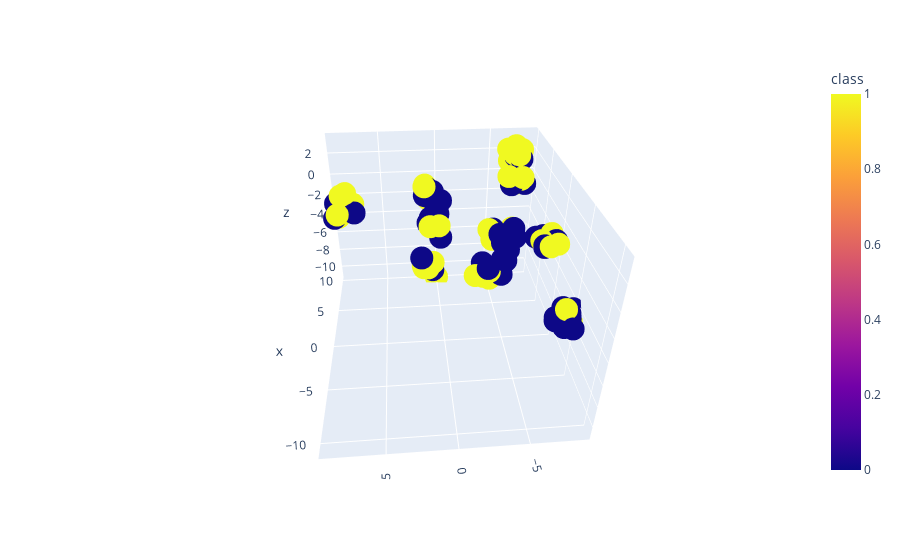

Write notebook code for a chart like this one.
### Code cell
px.scatter_3d(events[5], x='x', y='y', z='z', color='class')
